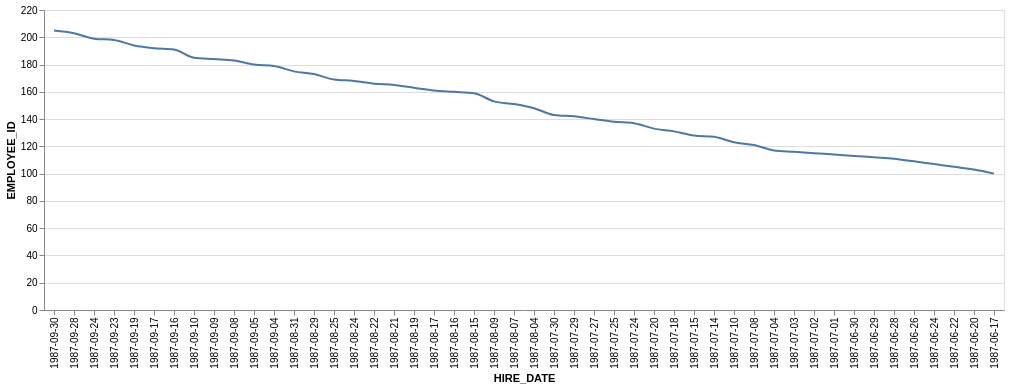

Specify this chart in Vega-Lite:
### Vega-Lite specification from a JSON file in a GitHub repository (floating-point values rounded to 4 significant figures)
{"data": {"values": [{"x_data": "1987-06-17", "y_data": 100}, {"x_data": "1987-09-30", "y_data": 205}, {"x_data": "1987-08-24", "y_data": 168}, {"x_data": "1987-07-01", "y_data": 114}, {"x_data": "1987-08-04", "y_data": 148}, {"x_data": "1987-08-25", "y_data": 169}, {"x_data": "1987-08-07", "y_data": 151}, {"x_data": "1987-08-19", "y_data": 163}, {"x_data": "1987-06-20", "y_data": 103}, {"x_data": "1987-06-26", "y_data": 109}, {"x_data": "1987-08-31", "y_data": 175}, {"x_data": "1987-07-08", "y_data": 121}, {"x_data": "1987-08-09", "y_data": 153}, {"x_data": "1987-08-15", "y_data": 159}, {"x_data": "1987-06-29", "y_data": 112}, {"x_data": "1987-06-28", "y_data": 111}, {"x_data": "1987-08-16", "y_data": 160}, {"x_data": "1987-08-17", "y_data": 161}, {"x_data": "1987-06-30", "y_data": 113}, {"x_data": "1987-08-21", "y_data": 165}, {"x_data": "1987-07-10", "y_data": 123}, {"x_data": "1987-09-28", "y_data": 203}, {"x_data": "1987-08-22", "y_data": 166}, {"x_data": "1987-09-04", "y_data": 179}, {"x_data": "1987-08-29", "y_data": 173}, {"x_data": "1987-06-22", "y_data": 105}, {"x_data": "1987-06-24", "y_data": 107}, {"x_data": "1987-09-09", "y_data": 184}, {"x_data": "1987-09-10", "y_data": 185}, {"x_data": "1987-09-17", "y_data": 192}, {"x_data": "1987-07-24", "y_data": 137}, {"x_data": "1987-07-20", "y_data": 133}, {"x_data": "1987-07-25", "y_data": 138}, {"x_data": "1987-09-05", "y_data": 180}, {"x_data": "1987-09-19", "y_data": 194}, {"x_data": "1987-07-02", "y_data": 115}, {"x_data": "1987-07-29", "y_data": 142}, {"x_data": "1987-07-03", "y_data": 116}, {"x_data": "1987-07-04", "y_data": 117}, {"x_data": "1987-09-08", "y_data": 183}, {"x_data": "1987-07-30", "y_data": 143}, {"x_data": "1987-09-23", "y_data": 198}, {"x_data": "1987-09-24", "y_data": 199}, {"x_data": "1987-07-18", "y_data": 131}, {"x_data": "1987-07-27", "y_data": 140}, {"x_data": "1987-09-16", "y_data": 191}, {"x_data": "1987-07-14", "y_data": 127}, {"x_data": "1987-07-15", "y_data": 128}]}, "mark": {"type": "line", "interpolate": "monotone"}, "encoding": {"x": {"field": "x_data", "type": "nominal", "title": "HIRE_DATE", "sort": "descending"}, "y": {"field": "y_data", "type": "quantitative", "title": "EMPLOYEE_ID"}}}
